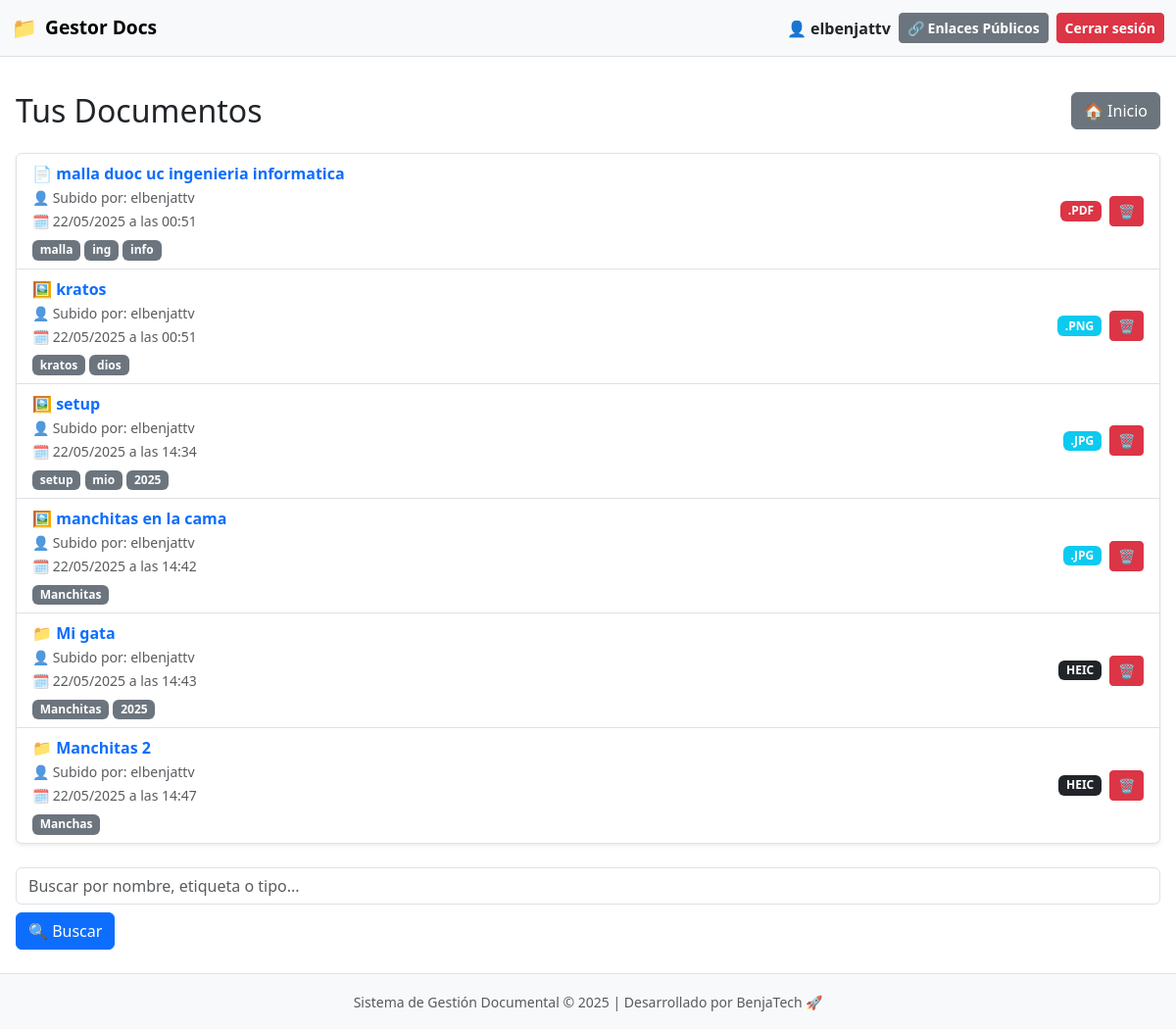
Page /lista/ (signed in) on the earlier database version.
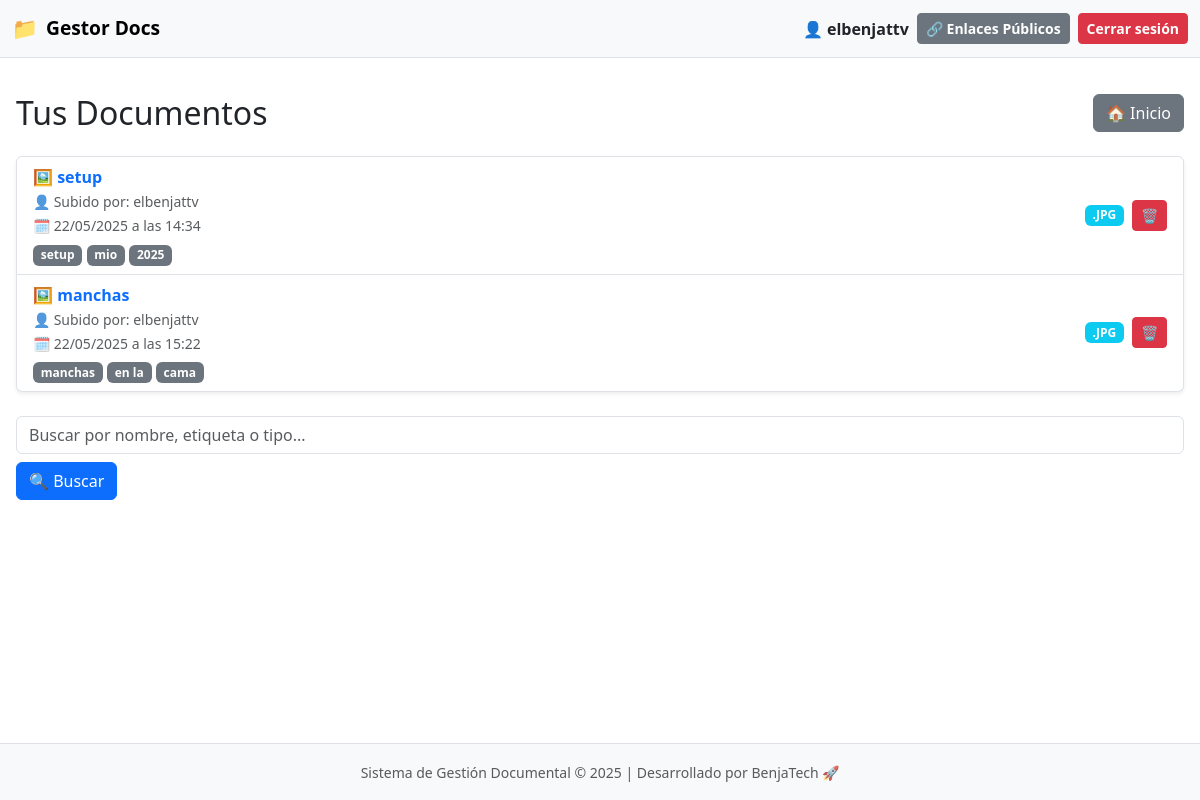
Same page on the later database version.
### documentos/models.py (models this page shows, shortened)
class Documento(models.Model):
    nombre = models.CharField(max_length=200)
    archivo = models.FileField(upload_to='documentos/')
    etiquetas = models.CharField(max_length=100, blank=True)
    fecha_subida = models.DateTimeField(auto_now_add=True)
    usuario = models.ForeignKey(User, on_delete=models.CASCADE)
    enlace_publico = models.UUIDField(default=uuid.uuid4, unique=True, editable=False, null=True, blank=True)
    expiracion_enlace = models.DateTimeField(blank=True, null=True)
    fecha_expiracion = models.DateTimeField(null=True, blank=True)
    activo = models.BooleanField(default=True)

### documentos/views.py (the view)
# urls.py: path('lista/', views.listar_documentos, name='lista'),
@login_required
def listar_documentos(request):
    if request.user.is_superuser:
        documentos = Documento.objects.all()
    else:
        documentos = Documento.objects.filter(usuario=request.user)
    for doc in documentos:
        if doc.etiquetas:
            doc.etiquetas_lista = [e.strip() for e in doc.etiquetas.split(',')]
        else:
            doc.etiquetas_lista = []
    return render(request, 'documentos/lista.html', {'documentos': documentos})

### documentos/templates/documentos/lista.html (shortened to what this page needs)
{% extends 'documentos/base.html' %}
{% load etiquetas_tags %}
{% block content %}
<div class="header d-flex justify-content-between align-items-center flex-wrap gap-3 mb-4">
  <h2 class="mb-0">Tus Documentos</h2>
  <a href="{% url 'documentos:home' %}" class="btn btn-secondary">🏠 Inicio</a>
</div>
{% if documentos %}
  <ul class="list-group shadow-sm">
    {% for doc in documentos %}
      <li id="doc-{{ doc.id }}" class="list-group-item d-flex justify-content-between align-items-center flex-wrap gap-3">
        <div class="flex-grow-1">
          {% with ext=doc.archivo.name|slice:"-4:"|lower %}
            {% if ext == ".pdf" %}
              📄
            {% elif ext == ".doc" or ext == "docx" %}
              📝
            {% elif ext == ".xls" or ext == "xlsx" %}
              📊
            {% elif ext == ".png" or ext == ".jpg" %}
              🖼️
            {% else %}
              📁
            {% endif %}
          {% endwith %}
          <a href="{% url 'documentos:previsualizar' doc.id %}" class="fw-semibold text-decoration-none text-primary">
            {{ doc.nombre }}
          </a>
          <br>
          <small class="text-muted">👤 Subido por: {{ doc.usuario.username }}</small><br>
          <small class="text-muted">🗓️ {{ doc.fecha_subida|date:"d/m/Y" }} a las {{ doc.fecha_subida|date:"H:i" }}</small>
          {% if doc.etiquetas_lista %}
            <div class="mt-1">
              {% for etiqueta in doc.etiquetas_lista %}
                <span class="badge bg-secondary">{{ etiqueta }}</span>
              {% endfor %}
            </div>
          {% endif %}
        </div>
        <div class="d-flex align-items-center gap-2">
          {% with ext=doc.archivo.name|slice:"-4:"|upper %}
            {% if ext == ".PDF" %}
              <span class="badge bg-danger">{{ ext }}</span>
            {% elif ext == ".JPG" or ext == ".PNG" %}
              <span class="badge bg-info">{{ ext }}</span>
            {% elif ext == ".DOC" or ext == "XLSX" %}
              <span class="badge bg-warning text-dark">{{ ext }}</span>
            {% else %}
              <span class="badge bg-dark">{{ ext }}</span>
            {% endif %}
          {% endwith %}
          <button class="btn btn-sm btn-danger"
                  data-bs-toggle="modal"
                  data-bs-target="#confirmDeleteModal"
                  onclick="prepareDelete({{ doc.id }}, '{{ doc.nombre|escapejs }}')"
                  title="Eliminar documento">
            🗑️
          </button>
        </div>
      </li>
    {% endfor %}
  </ul>
{% else %}
  <div class="alert alert-secondary text-center mt-4">
    <p class="mb-2">No tienes documentos aún.</p>
    <a href="{% url 'documentos:subir' %}" class="btn btn-success">＋ Subir tu primer documento</a>
  </div>
{% endif %}
<form method="get" action="{% url 'documentos:buscar' %}" class="search-form mt-4 d-flex flex-wrap gap-2">
  <input type="text" name="q" placeholder="Buscar por nombre, etiqueta o tipo..." class="form-control">
  <button type="submit" class="btn btn-primary">🔍 Buscar</button>
</form>
<div class="toast-container position-fixed bottom-0 end-0 p-3">
</div>
{% endblock %}

### documentos/templates/documentos/base.html (shortened to what this page needs)
{% load static %}
<!DOCTYPE html>
<html lang="es">
<head>
    <link href="https://cdn.jsdelivr.net/npm/bootstrap@5.3.2/dist/css/bootstrap.min.css" rel="stylesheet">
    <link href="https://cdn.jsdelivr.net/npm/bootstrap-icons@1.10.5/font/bootstrap-icons.css" rel="stylesheet">
</head>
<body class="d-flex flex-column min-vh-100">
<nav class="navbar navbar-expand-lg navbar-light bg-light border-bottom fixed-top">
  <div class="container-fluid">
    <a class="navbar-brand d-flex align-items-center" href="{% url 'documentos:home' %}">
        <span style="font-size: 1.3rem;">📁</span>
        <span class="ms-2">Gestor Docs</span>
    </a>
    <div class="collapse navbar-collapse justify-content-end" id="navbarContenido">
      {% if user.is_authenticated %}
        <div class="d-lg-flex align-items-center gap-2 nav-mobile-group mt-2 mt-lg-0">
          <span class="fw-semibold text-dark">👤 {{ user.username }}</span>
          <a href="{% url 'documentos:mis_enlaces' %}" class="btn btn-secondary btn-sm fw-semibold">
            🔗 Enlaces Públicos
          </a>
          <form method="post" action="{% url 'logout' %}" class="d-inline">
            <button type="submit" class="btn btn-danger btn-sm fw-semibold">Cerrar sesión</button>
          </form>
        </div>
      {% else %}
        <div class="d-lg-flex align-items-center gap-2 nav-mobile-group mt-2 mt-lg-0">
          <a href="{% url 'login' %}" class="btn btn-primary btn-sm">Iniciar sesión</a>
          <a href="{% url 'documentos:registrar' %}" class="btn btn-success btn-sm">Registrarse</a>
        </div>
      {% endif %}
    </div>
  </div>
</nav>
<div class="container-fluid px-3 my-4 flex-grow-1">
  {% block content %}
  {% endblock %}
</div>
<footer class="bg-light text-center text-muted py-3 border-top mt-auto">
  <div class="container">
    <small>
      Sistema de Gestión Documental © {% now "Y" %} | Desarrollado por BenjaTech 🚀
    </small>
  </div>
</footer>
</body>
</html>

### documentos/templates/documentos/base.html (style rules this page uses)
body { padding-top: 70px; }
.navbar-brand span { font-weight: bold; font-size: 1.2rem; }

Differences in the rows shown:
removed Documento: nombre "malla duoc uc ingenieria informatica", usuario.username "elbenjattv", fecha_subida "22/05/2025", fecha_subida "00:51", etiquetas_lista "malla" "ing" "info", archivo ".PDF"
removed Documento: nombre "kratos", usuario.username "elbenjattv", fecha_subida "22/05/2025", fecha_subida "00:51", etiquetas_lista "kratos" "dios", archivo ".PNG"
removed Documento: nombre "manchitas en la cama", usuario.username "elbenjattv", fecha_subida "22/05/2025", fecha_subida "14:42", etiquetas_lista "Manchitas", archivo ".JPG"
removed Documento: nombre "Mi gata", usuario.username "elbenjattv", fecha_subida "22/05/2025", fecha_subida "14:43", etiquetas_lista "Manchitas" "2025", archivo "HEIC"
removed Documento: nombre "Manchitas 2", usuario.username "elbenjattv", fecha_subida "22/05/2025", fecha_subida "14:47", etiquetas_lista "Manchas", archivo "HEIC"
added Documento: nombre "manchas", usuario.username "elbenjattv", fecha_subida "22/05/2025", fecha_subida "15:22", etiquetas_lista "manchas" "en la" "cama", archivo ".JPG"
